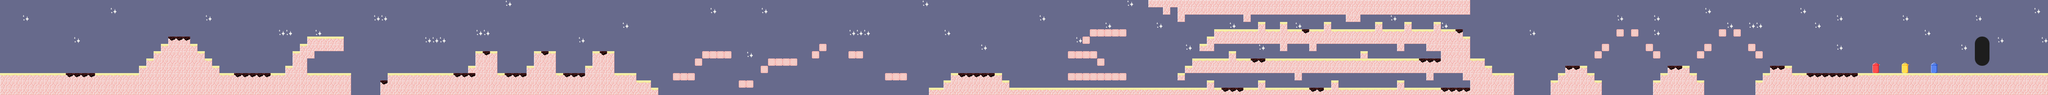

A 2D game scene composited from a Tiled map and its tileset images. What follows is a short description and the map's XML, with each tile layer's data collapsed to a summary:
An orthogonal 280x13 tile map with 16x16 px tiles, 5 tile layers (bg, ground, oil, bins, ...) and 211 objects (3x Paper, 3x Plastic, 3x Metal, RedBin, YellowBin, ...).

<map version="1.9" tiledversion="1.9.2" orientation="orthogonal" renderorder="right-down" width="280" height="13" tilewidth="16" tileheight="16" infinite="0" nextlayerid="14" nextobjectid="319">
 <tileset firstgid="1" source="tiles2.tsx" />
 <layer id="1" name="bg" width="280" height="13">
  <data>[3640 cells, 3640 non-empty, 2 distinct tile ids]</data>
 </layer>
 <layer id="2" name="ground" width="280" height="13">
  <data>[3640 cells, 936 non-empty, 3 distinct tile ids]</data>
 </layer>
 <layer id="3" name="oil" width="280" height="13">
  <data>[3640 cells, 59 non-empty, 1 distinct tile ids]</data>
 </layer>
 <layer id="4" name="bins" width="280" height="13">
  <data>[3640 cells, 6 non-empty, 6 distinct tile ids]</data>
 </layer>
 <layer id="11" name="portal" width="280" height="13">
  <data>[3640 cells, 8 non-empty, 5 distinct tile ids]</data>
 </layer>
 <objectgroup id="5" name="ground">
  <object id="129" x="0.333333" y="160.667" width="144" height="47.3333" />
  <object id="130" x="208.667" y="159.667" width="95" height="47.6667" />
  <object id="131" x="304.333" y="145" width="17" height="62.6667" />
  <object id="132" x="319.333" y="128.667" width="17" height="78.6667" />
  <object id="133" x="336" y="113.667" width="15.6667" height="94.6667" />
  <object id="134" x="353" y="95.3333" width="14" height="113.667" />
  <object id="135" x="415.667" y="96.3333" width="16.3333" height="112" />
  <object id="136" x="433.667" y="114" width="13" height="93.6667" />
  <object id="137" x="447.667" y="128.667" width="16" height="78.3333" />
  <object id="138" x="464.333" y="145" width="16.6667" height="62.3333" />
  <object id="139" x="481" y="160.333" width="31.3333" height="46.6667" />
  <object id="140" x="593" y="161" width="30.6667" height="47" />
  <object id="141" x="624.333" y="143.667" width="15" height="64.3333" />
  <object id="142" x="641" y="112" width="14" height="96" />
  <object id="143" x="655" y="96.6667" width="16.3333" height="110.333" />
  <object id="144" x="672.667" y="81" width="13.3333" height="46" />
  <object id="145" x="688" y="81" width="64.6667" height="31.3333" />
  <object id="146" x="673" y="162.667" width="95.3333" height="45.3333" />
  <object id="147" x="849.667" y="159.667" width="139.667" height="48" />
  <object id="148" x="1040.67" y="111.667" width="14.6667" height="96" />
  <object id="149" x="1072.67" y="112" width="14.3333" height="96.6667" />
  <object id="150" x="1088.33" y="159.333" width="15" height="62" />
  <object id="151" x="1200.67" y="112" width="15.6667" height="95.3333" />
  <object id="152" x="1217" y="160" width="14.6667" height="47.3333" />
  <object id="153" x="1280.67" y="160.333" width="16" height="47.3333" />
  <object id="154" x="1295.67" y="112.667" width="15" height="95" />
  <object id="155" x="1329.67" y="112" width="14.3333" height="96" />
  <object id="156" x="1344.67" y="160" width="48" height="47.3333" />
  <object id="157" x="1392" y="175.667" width="32.6667" height="32.3333" />
  <object id="158" x="1424.67" y="191.333" width="15.6667" height="16.3333" />
  <object id="159" x="1472.33" y="160.333" width="47.3333" height="15.3333" />
  <object id="160" x="1536.33" y="112.333" width="62.3333" height="15.3333" />
  <object id="161" x="1617.33" y="177" width="30.6667" height="15" />
  <object id="162" x="1680.33" y="128" width="63.6667" height="15.3333" />
  <object id="163" x="1792.67" y="96" width="15.6667" height="16" />
  <object id="164" x="1855.33" y="112.667" width="32" height="15.6667" />
  <object id="165" x="1936.67" y="159.333" width="31" height="16.6667" />
  <object id="166" x="2032.33" y="192.667" width="31" height="14.3333" />
  <object id="167" x="2064.67" y="175.333" width="16" height="32" />
  <object id="168" x="2080.67" y="158.333" width="14" height="49.3333" />
  <object id="169" x="2177.33" y="160.333" width="14.3333" height="47.6667" />
  <object id="170" x="2193" y="175.667" width="15.6667" height="32.3333" />
  <object id="171" x="2208.67" y="193.333" width="128" height="13.6667" />
  <object id="174" x="2336.67" y="160" width="128.333" height="16.3333" />
  <object id="175" x="2336.33" y="192" width="129" height="16" />
  <object id="176" x="2465" y="192.333" width="174" height="16.6667" />
  <object id="177" x="2513.33" y="1" width="30.3333" height="14.6667" />
  <object id="178" x="2544.67" y="1.66667" width="14.6667" height="30.6667" />
  <object id="179" x="2560.33" y="0.333333" width="13.6667" height="15.6667" />
  <object id="180" x="2574.33" y="0.333333" width="17.3333" height="46.6667" />
  <object id="181" x="2593" y="0" width="110.667" height="32.3333" />
  <object id="182" x="2640" y="80.3333" width="16" height="13.6667" />
  <object id="183" x="2657" y="64" width="46.6667" height="33" />
  <object id="184" x="2592.67" y="143.333" width="16" height="15.3333" />
  <object id="185" x="2607.67" y="127" width="80.3333" height="32.6667" />
  <object id="186" x="2640.33" y="176.333" width="15.3333" height="31.3333" />
  <object id="187" x="2657" y="193.333" width="14" height="14.6667" />
  <object id="188" x="2688.67" y="112" width="15" height="47.6667" />
  <object id="189" x="2705" y="128.667" width="29.6667" height="31" />
  <object id="190" x="2720.67" y="193.333" width="30.3333" height="15.3333" />
  <object id="191" x="2751.33" y="179" width="17.3333" height="28" />
  <object id="192" x="2704.33" y="63.3333" width="48" height="32.3333" />
  <object id="193" x="2704.67" y="0" width="15.3333" height="32" />
  <object id="194" x="2719.67" y="0.666667" width="16.6667" height="47" />
  <object id="195" x="2737" y="0.666667" width="126.667" height="31" />
  <object id="196" x="2752.33" y="49.3333" width="15.6667" height="46.3333" />
  <object id="197" x="2768.33" y="63.6667" width="30.3333" height="32" />
  <object id="198" x="2800.33" y="48" width="13.3333" height="64" />
  <object id="199" x="2814" y="63.3333" width="34.6667" height="32" />
  <object id="200" x="2768.33" y="128" width="63" height="29.6667" />
  <object id="202" x="2769" y="193" width="93.3333" height="15" />
  <object id="203" x="2831.67" y="129" width="16" height="48" />
  <object id="204" x="2864" y="62" width="15" height="49.6667" />
  <object id="205" x="2863.33" y="0" width="79.3333" height="32" />
  <object id="206" x="2943" y="-0.333333" width="32.6667" height="48" />
  <object id="207" x="2880" y="63" width="16" height="33" />
  <object id="208" x="2896" y="47.3333" width="17.6667" height="48.6667" />
  <object id="209" x="2913.67" y="65" width="94.3333" height="29.3333" />
  <object id="210" x="3009" y="48.6667" width="16.3333" height="47" />
  <object id="211" x="2849.33" y="128" width="127" height="31" />
  <object id="212" x="2976" y="113" width="17" height="46" />
  </objectgroup>
 <objectgroup id="3" name="oil">
  <!-- 68 objects omitted --></objectgroup>
 <objectgroup id="8" name="bins">
  <!-- 46 objects omitted --></objectgroup>
 <objectgroup id="9" name="portal">
  <!-- 43 objects omitted --></objectgroup>
 <objectgroup color="#ffffff" id="11" name="bags">
  <!-- 42 objects omitted --></objectgroup>
 <objectgroup color="#55aaff" id="13" name="water">
  <!-- 35 objects omitted --></objectgroup>
 <objectgroup color="#ff0000" id="12" name="trash">
  <!-- 28 objects omitted --></objectgroup>
 <objectgroup color="#00ff7f" id="14" name="leaves">
  <!-- 19 objects omitted --></objectgroup>
</map>
<!-- 130 of 211 objects omitted -->